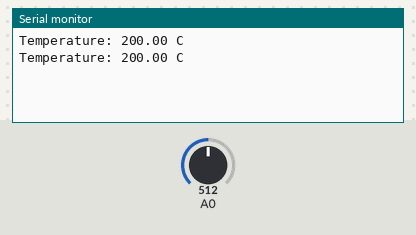
Simulated run of this sketch. Board: Arduino Uno, built with avr-gcc and run on an emulated ATmega328P. Shown: the last lines printed to the serial monitor. Inputs (shaded band) come from the test bench; at power-on: A0 = 512.

Above: at 1.8 s.
1.9 s: A0 set to 716
At 2.8 s:
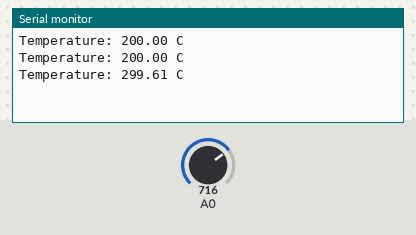
3.4 s: A0 set to 900
At 4.8 s:
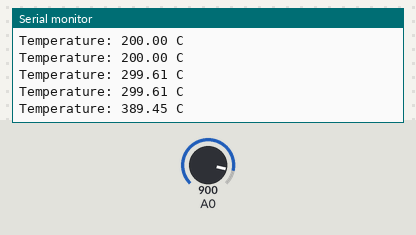
Timing chart, 0 to 6.4 s (numbered marks = the images above; inputs shaded):
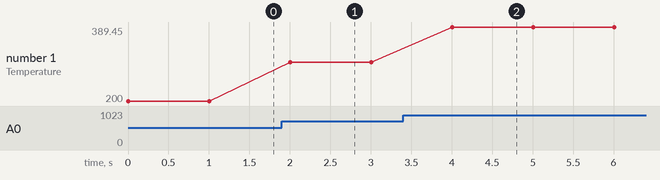

Measured:
- after the input at 1.9 s, the serial monitor: prints a new line after 0.10 s (image 1)
- after the input at 3.4 s, the serial monitor: prints a new line after 0.60 s (image 2)
- plotted number 1: 200 → 299.61 after the input at 1.9 s, 299.61 → 389.45 after the input at 3.4 s

The sketch:

Experiment_02.ino
```cpp
void setup() {
  Serial.begin(9600);
}

void loop() {
  int reading = analogRead(A0);
  float voltage = reading * (5.0 / 1024.0);
  float temperatureC = (voltage - 0.5) * 100;

  Serial.print("Temperature: ");
  Serial.print(temperatureC);
  Serial.println(" C");

  delay(1000);
}
```
